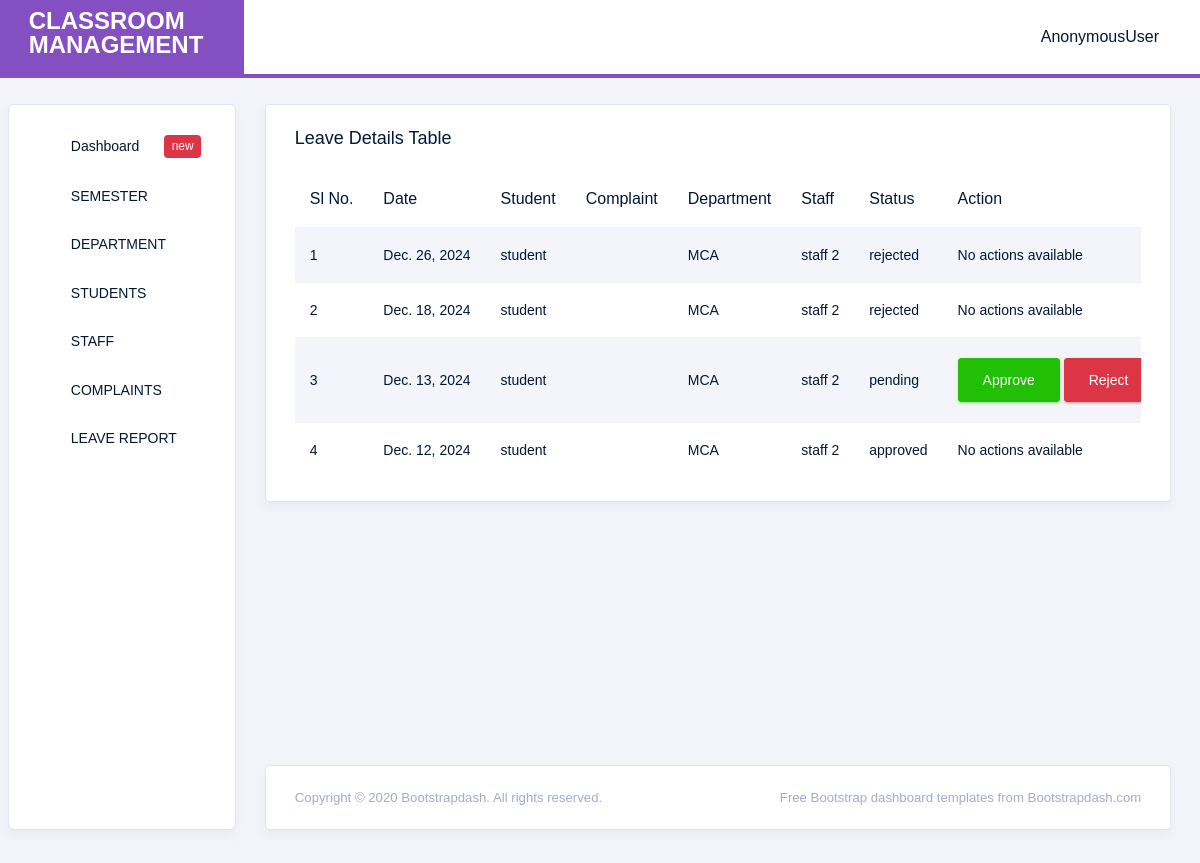
/leave_view_for_admin, run on the app's committed database.
### classroom_manager_app/models.py (models this page shows)
class Leave(models.Model):
    date = models.DateField()
    reason = models.TextField()
    status = models.CharField(
        choices=LEAVE_STATUS_CHOICES,
        default='pending', max_length=10
    )
    division = models.ForeignKey(
        Division, on_delete=models.CASCADE,
        related_name='leave'
    )
    student = models.ForeignKey(
        Student, on_delete=models.CASCADE,
        related_name='leave'
    )
    staff = models.ForeignKey(
        Staff, on_delete=models.CASCADE,
        related_name='leave',
        null=True, blank=True
    )

class Student(models.Model):
    user = models.OneToOneField(CustomUser, on_delete=models.CASCADE,related_name='student',null=True,blank=True)
    name = models.CharField(max_length=100)
    contact = models.CharField(max_length=12, null=True, blank=True)
    parent_contact = models.CharField(max_length=12, null=True, blank=True)
    email = models.EmailField(null=True, blank=True)
    division = models.ForeignKey('Division',
                                 on_delete=models.CASCADE,
                                 related_name='student')
    def __str__(self) -> str:
        return self.name

class Division(models.Model):
    division = models.CharField(max_length=100)
    standard = models.ForeignKey(Standard, on_delete=models.CASCADE, related_name='division')
    staff = models.ForeignKey(Staff, on_delete=models.CASCADE, related_name='divisions')
    def __str__(self) -> str:
        return self.division

class Staff(models.Model):
    user = models.OneToOneField(CustomUser, on_delete=models.CASCADE,related_name='staffuser',null=True,blank=True)
    name = models.CharField(max_length=100)
    contact = models.CharField(max_length=12, null=True, blank=True)
    email = models.EmailField(null=True, blank=True)
    def __str__(self) -> str:
        return self.name

### classroom_manager_app/views.py (the view)
# urls.py: path('leave_view_for_admin', views.leave_view_for_admin, name='leave_view_for_admin'),
def leave_view_for_admin(request):
    leave = Leave.objects.all().order_by('-date')
    return render(request, 'leave_view_for_admin.html', {'leave': leave})

### templates/leave_view_for_admin.html (shortened to what this page needs)
{% extends 'admin_home.html' %}
{% load crispy_forms_tags %}
{% block content %}
<div class="col-lg-12 grid-margin stretch-card">
              <div class="card">
                <div class="card-body">
                  <h4 class="card-title">Leave Details Table</h4>
                  <div class="table-responsive">
                    <table class="table table-striped">
                      <thead>
                        <tr>
                          <th>
                            Sl No.
                          </th>
                          <th>
                             Date
                          </th>
                          <th>
                            Student
                         </th>
                          <th>
                            Complaint
                         </th>
                         <th>
                          Department
                       </th>
                       <th>
                        Staff
                     </th>
                       <th>
                        Status
                     </th>
                          <th>
                            Action
                          </th>
                        </tr>
                      </thead>
                      <tbody>
                      {% for i in leave %}
                        <tr>
                          <td>{{forloop.counter}}</td>
                          <td>{{i.date}}</td>
                          <td>{{i.student}}</td>
                          <td>{{i.complaint_text}}</td>
                          <td>{{i.division}}</td>
                          <td>{{i.staff}}</td>
                          <td>{{i.status}}</td>
                          <td>
                            {% if i.status == 'pending' %}
                                <a href="{% url 'approve_leave_admin' i.id %}" class="btn btn-success">Approve</a>
                                <a href="{% url 'reject_leave_admin' i.id %}" class="btn btn-danger">Reject</a>
                            {% else %}
                                No actions available
                            {% endif %}
                        </td>
                          </tr>
                          {% endfor %}
                      </body>
{% endblock %}

### data on the page
Leave: date "Dec. 26, 2024", student "student", division "MCA", staff "staff 2", status "rejected", shows "No actions available"
Leave: date "Dec. 18, 2024", student "student", division "MCA", staff "staff 2", status "rejected", shows "No actions available"
Leave: date "Dec. 13, 2024", student "student", division "MCA", staff "staff 2", status "pending", shows "Approve"
Leave: date "Dec. 12, 2024", student "student", division "MCA", staff "staff 2", status "approved", shows "No actions available"

### other printed values
{{ request.user }} "AnonymousUser"
